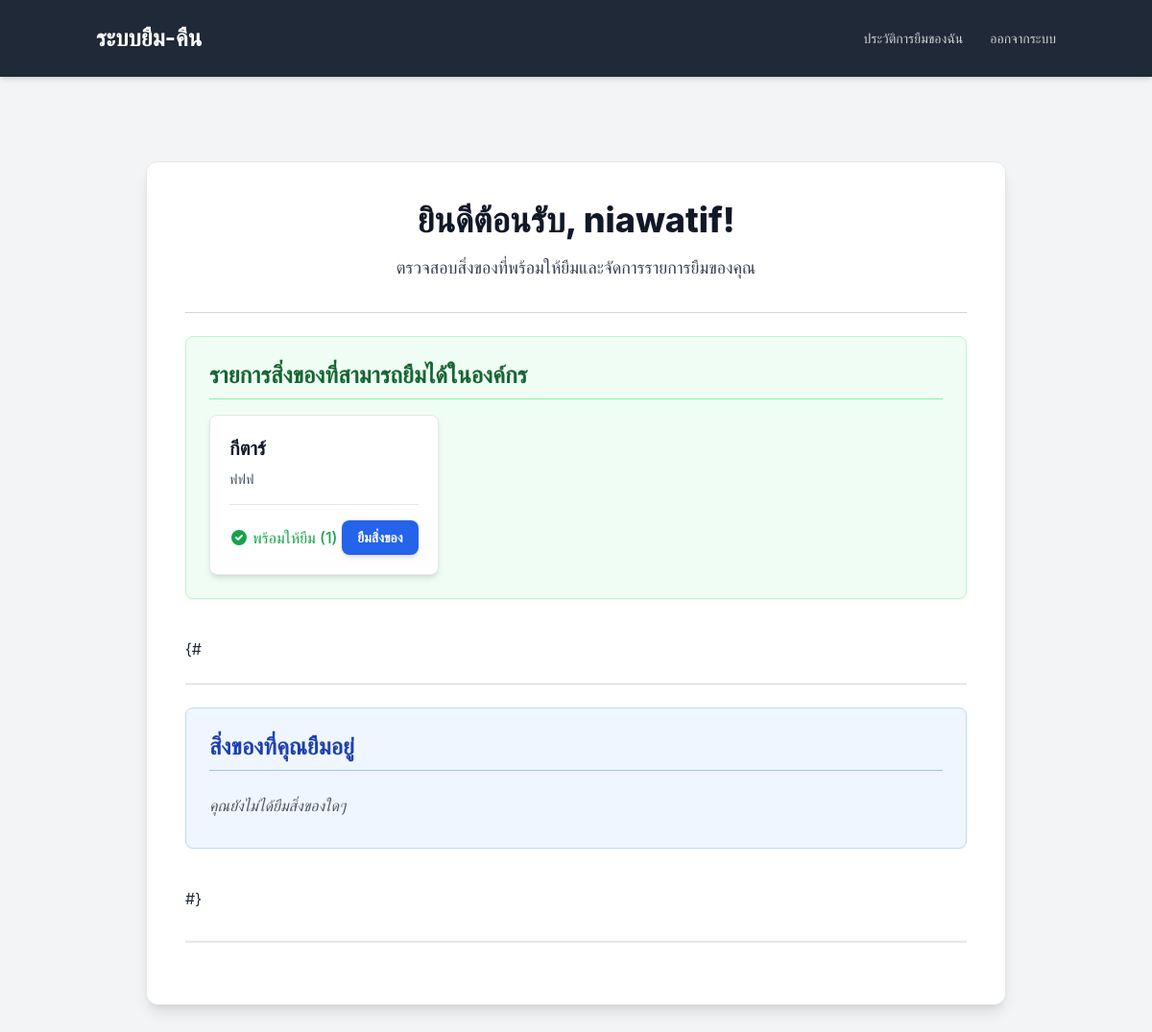
Before: /user-dashboard/ (signed in) with the older database file.
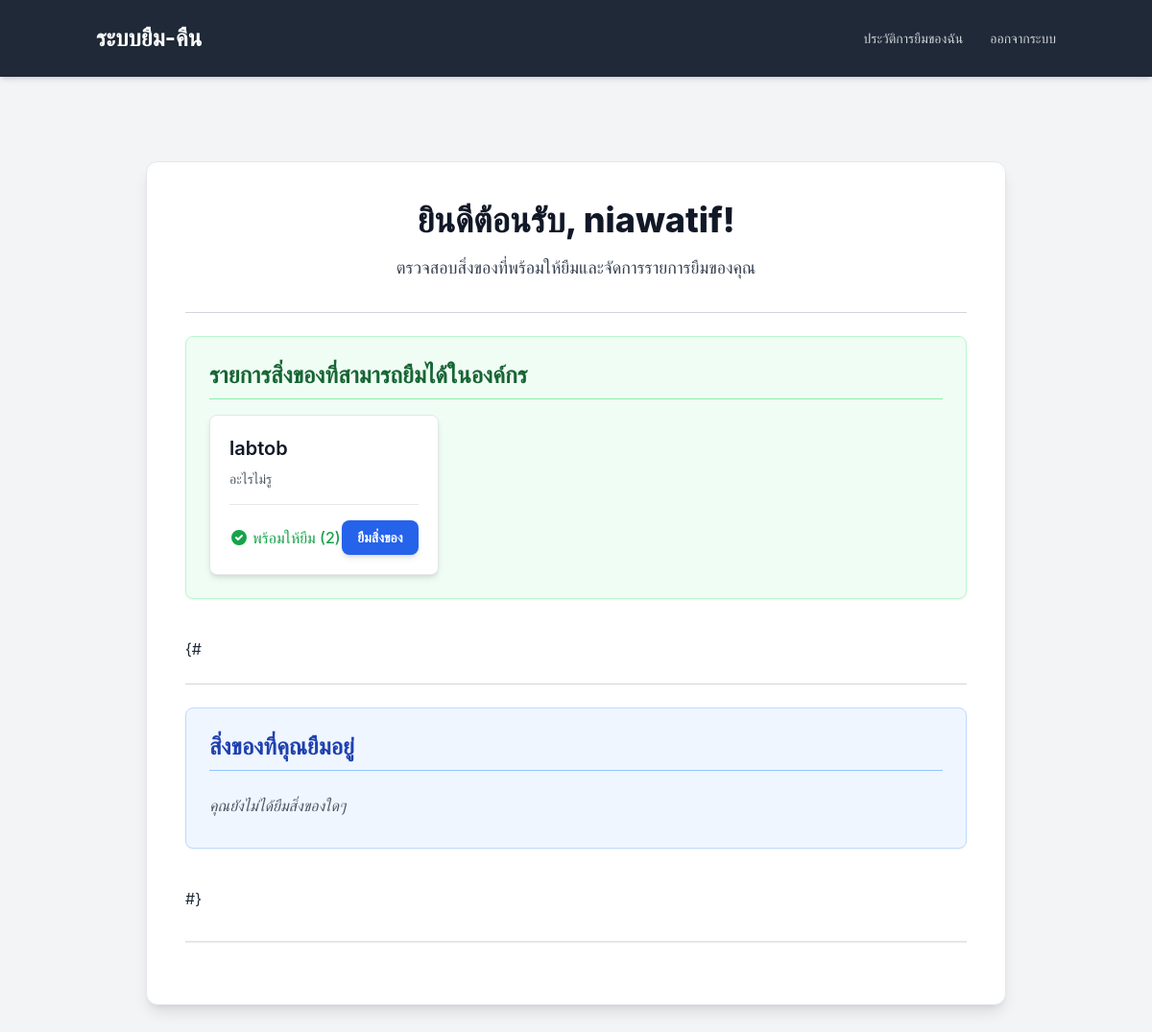
After: the same page with the newer database file.
### borrowing/models.py (models this page shows, shortened)
class Item(models.Model):
    name = models.CharField(max_length=200)
    description = models.TextField()
    quantity = models.IntegerField(default=1)  # จำนวนทั้งหมดของสิ่งของ
    available_quantity = models.IntegerField(default=1) # จำนวนที่ว่างให้ยืม
    organization = models.ForeignKey(
        Organization,
        on_delete=models.CASCADE
    )

### users/views.py (the view)
# urls.py: path('', include('users.urls')), # สำหรับ dashboard และ user_dashboard
@login_required
def user_dashboard(request):
    user = request.user
    if not user.organization:
        messages.error(request, "บัญชีของคุณยังไม่ได้ถูกผูกกับองค์กร กรุณาติดต่อผู้ดูแลระบบ.")
        return redirect('login')
    organization = user.organization
    items = Item.objects.filter(organization=organization, available_quantity__gt=0)
    context = {
        'items': items,
    }
    return render(request, 'users/user_dashboard.html', context)

### users/templates/users/user_dashboard.html (shortened to what the changed rows need)
{% extends 'users/base.html' %}
{% block content %}
<div class="bg-white p-6 md:p-8 lg:p-10 rounded-xl shadow-lg max-w-4xl mx-auto my-8 border border-gray-200">
    <h1 class="text-3xl md:text-4xl font-extrabold text-gray-900 mb-4 text-center">ยินดีต้อนรับ, {{ user.username }}!</h1>
    <div class="mb-10 p-6 bg-green-50 rounded-lg shadow-sm border border-green-200">
        <h2 class="text-2xl font-bold text-green-800 mb-4 border-b pb-2 border-green-300">รายการสิ่งของที่สามารถยืมได้ในองค์กร</h2>
        {% if items %}
            <div class="grid grid-cols-1 md:grid-cols-2 lg:grid-cols-3 gap-6">
                {% for item in items %}
                    <div class="bg-white rounded-lg shadow-md p-5 border border-gray-200 flex flex-col justify-between transform transition duration-200 hover:scale-105 hover:shadow-lg">
                        <div>
                            <h3 class="text-xl font-semibold text-gray-900 mb-2">{{ item.name }}</h3>
                            <p class="text-gray-600 text-sm mb-4">{{ item.description|default:"ไม่มีรายละเอียด" }}</p>
                        </div>
                        <div class="flex justify-between items-center mt-auto pt-4 border-t border-gray-200">
                            {% if item.available_quantity > 0 %}
                                <span class="text-green-600 font-medium flex items-center">
                                    <svg class="w-5 h-5 mr-1" fill="currentColor" viewBox="0 0 20 20" xmlns="http://www.w3.org/2000/svg"><path fill-rule="evenodd" d="M10 18a8 8 0 100-16 8 8 0 000 16zm3.707-9.293a1 1 0 00-1.414-1.414L9 10.586 7.707 9.293a1 1 0 00-1.414 1.414l2 2a1 1 0 001.414 0l4-4z" clip-rule="evenodd"></path></svg>
                                    พร้อมให้ยืม ({{ item.available_quantity }})
                                </span>
                                <a href="{% url 'borrow_item' item.id %}" class="bg-blue-600 hover:bg-blue-700 text-white text-sm font-semibold py-2 px-4 rounded-lg transition duration-300 transform hover:scale-105 shadow-md">ยืมสิ่งของ</a>
                            {% endif %}
                        </div>
                    </div>
                {% endfor %}
            </div>
        {% else %}
            <p class="text-gray-600 italic py-2">ไม่มีสิ่งของที่พร้อมให้ยืม</p>
        {% endif %}
    </div>
    <div class="mb-10 p-6 bg-blue-50 rounded-lg shadow-sm border border-blue-200">
        <h2 class="text-2xl font-bold text-blue-800 mb-4 border-b pb-2 border-blue-300">สิ่งของที่คุณยืมอยู่</h2>
    </div>
</div>
{% endblock content %}

Changed rows visible on the page:
no longer on this page (row edited): Item: name "กีตาร์", description "ฟฟฟ", available_quantity "1"
added Item: name "labtob", description "อะไรไม่รู", available_quantity "2"
